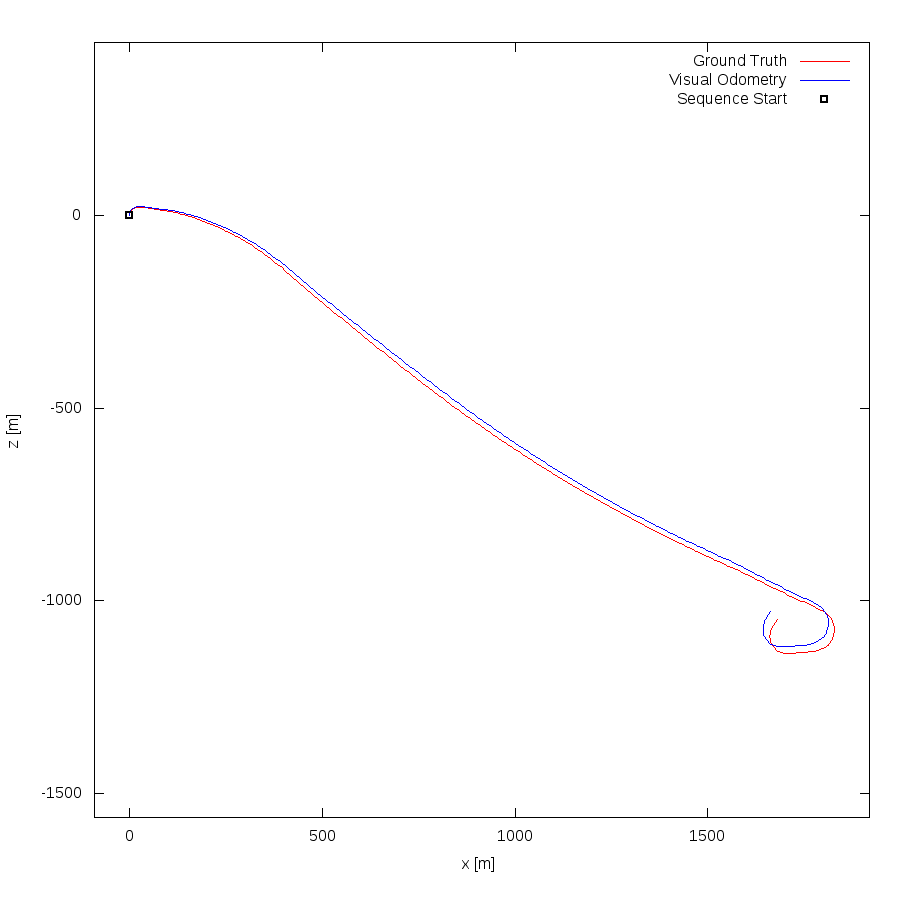

Reproduce this figure in gnuplot.
set term postscript eps enhanced color
set output "12.eps"
set size ratio -1
set xrange [-91:1919]
set yrange [-1562:448]
set xlabel "x [m]"
set ylabel "z [m]"
plot "12.txt" using 1:2 lc rgb "#FF0000" title 'Ground Truth' w lines,"12.txt" using 3:4 lc rgb "#0000FF" title 'Visual Odometry' w lines,"< head -1 12.txt" using 1:2 lc rgb "#000000" pt 4 ps 1 lw 2 title 'Sequence Start' w points
